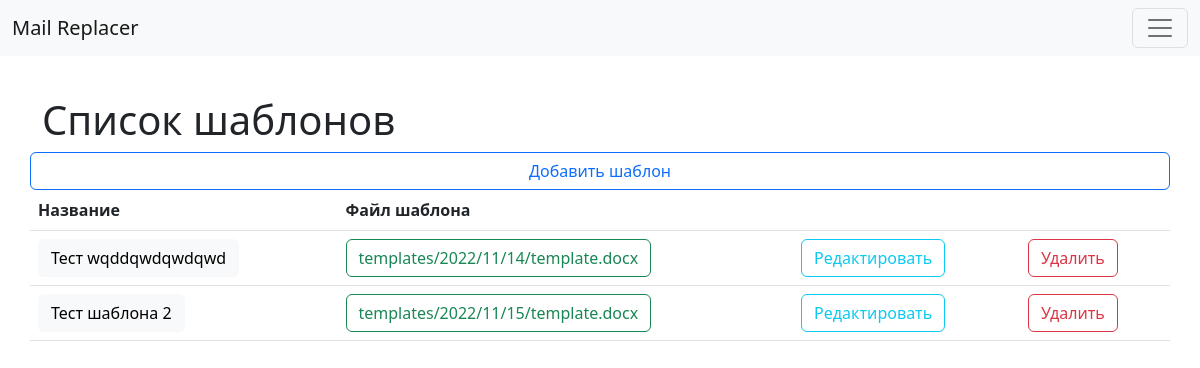
The page /template/list/ (signed in) on the database as committed earlier.
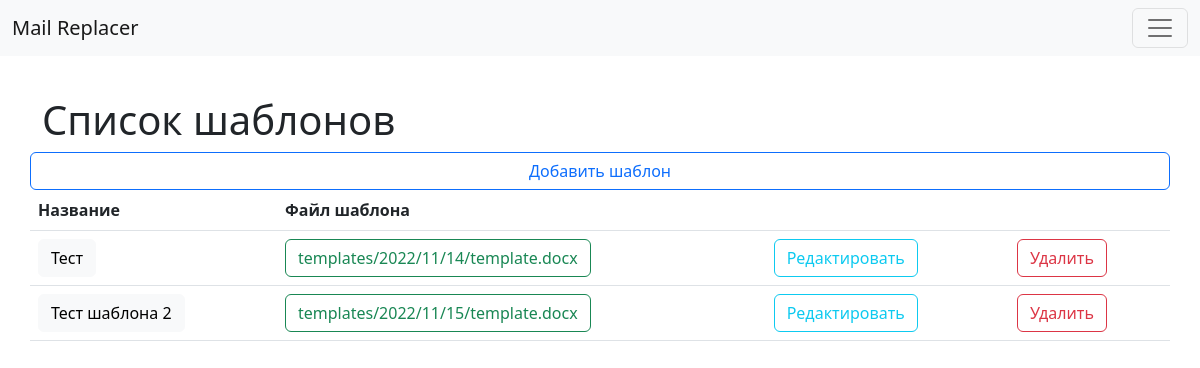
The same page on the database as committed later.
### Replacer/models.py (models this page shows, shortened)
class Template(models.Model):
    title = models.CharField(max_length=255, db_index=True, verbose_name='Наименование шаблона')
    file = models.FileField(upload_to='templates/%Y/%m/%d/', blank=False, verbose_name='Файл шаблона')
    class Meta:
        verbose_name = 'Шаблон'
        verbose_name_plural = 'Шаблоны'
        ordering = ['pk']

### Replacer/views.py (the view)
# urls.py: path('template/list/', TemplateListView.as_view(), name='template_list'),
class TemplateListView(TemplateBaseView, LoginRequiredMixin, ListView):
    context_object_name = 'template_list'
    template_name = 'Replacer/template_list.html'
    def get_context_data(self, **kwargs):
        context = super().get_context_data(**kwargs)
        context['form'] = TemplateBaseForm()
        return context

### Replacer/templates/Replacer/template_list.html (shortened to what this page needs)
{% extends 'base.html' %}
{% load custom_filters %}
{% block container %}
<div class="container">
    <div class="row">
        {% if template_list %}
        <h1>Cписок шаблонов</h1>
        <button type="button" class="btn btn-outline-primary" data-bs-toggle="modal" data-bs-target="#createModal">
            Добавить шаблон
        </button>
        <table class="table">
            <thead>
                <tr>
                    <th scope="col">Название</th>
                    <th scope="col">Файл шаблона</th>
                    <th scope="col"></th>
                    <th scope="col"></th>
                </tr>
            </thead>
            {% for template in template_list %}
            <tbody>
                <tr>
                    <th scope="row"><a class="btn btn-light"
                            href="{% url 'template' template.pk %}">{{template.title}}</a></th>
                    <td><a class="btn btn-outline-success" href="/media/{{template.file}}">{{template.file}}</a></td>
                    <td><a class="btn btn-outline-info" href="{% url 'template_update' template.pk %}">Редактировать</a>
                    </td>
                    <td><a class="btn btn-outline-danger" href="{% url 'template_delete' template.pk %}">Удалить</a>
                    </td>
                </tr>
            </tbody>
            {% endfor %}
        </table>
        {% endif %}
    </div>
</div>
{% endblock %}

Rows that differ between the two databases and show on the page:
changed Template: title "Тест wqddqwdqwdqwd" → "Тест"
